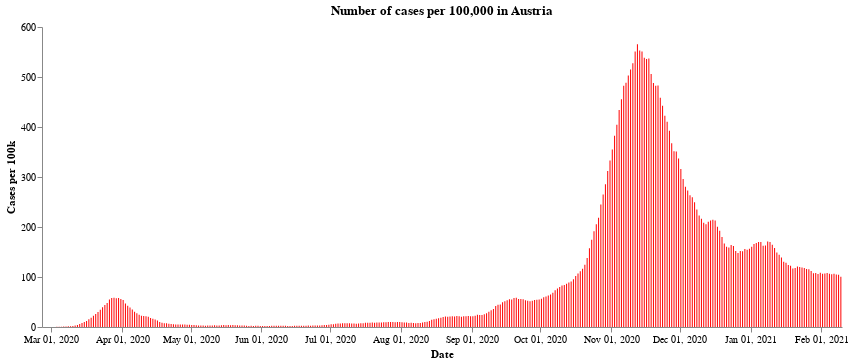

Notebook cell for this chart:
### Markdown cell above
First we have the number of cases per 100,000 population across the whole of Austria. After a very sharp rise in cases during the end of October and the middle of November, the number of new cases have fallen due to the second lockdown. At the time of writting, the cases seem to have levelled off a little - though the Austrian government announced a third lockdown lasting a month starting from the 26th of December, in the expectation that cases will continue to rise over the festive period.

### Code cell
#collapse
import altair as alt

alt.Chart(all_austria).mark_bar(
    color='red',
    opacity=1,
    size=1
).encode(
    x=alt.X("yearmonthdate(Time):T", axis=alt.Axis(title='Date')),
    y=alt.Y("SiebenTageInzidenzFaelle:Q",
            axis=alt.Axis(title='Cases per 100k')),
).configure_axis(grid=False).configure_view(strokeWidth=0).properties(
    title='Number of cases per 100,000 in Austria', width=800
)

### Figure 1 — Vega-Lite specification as saved in the notebook (floating-point values rounded to 4 significant figures; data arrays with more than 128 entries replaced by an {"elided": "..."} marker saying what was removed)
{"config": {"view": {"continuousWidth": 400, "continuousHeight": 300, "strokeWidth": 0}, "axis": {"grid": false}}, "data": {"name": "data-86e05acf92b07b7202e035fa010c444e"}, "mark": {"type": "bar", "color": "red", "opacity": 1, "size": 1}, "encoding": {"x": {"type": "temporal", "axis": {"title": "Date"}, "field": "Time", "timeUnit": "yearmonthdate"}, "y": {"type": "quantitative", "axis": {"title": "Cases per 100k"}, "field": "SiebenTageInzidenzFaelle"}}, "title": "Number of cases per 100,000 in Austria", "width": 800, "$schema": "https://vega.github.io/schema/vega-lite/v4.8.1.json", "datasets": {"data-86e05acf92b07b7202e035fa010c444e": {"elided": "350 records"}}}
